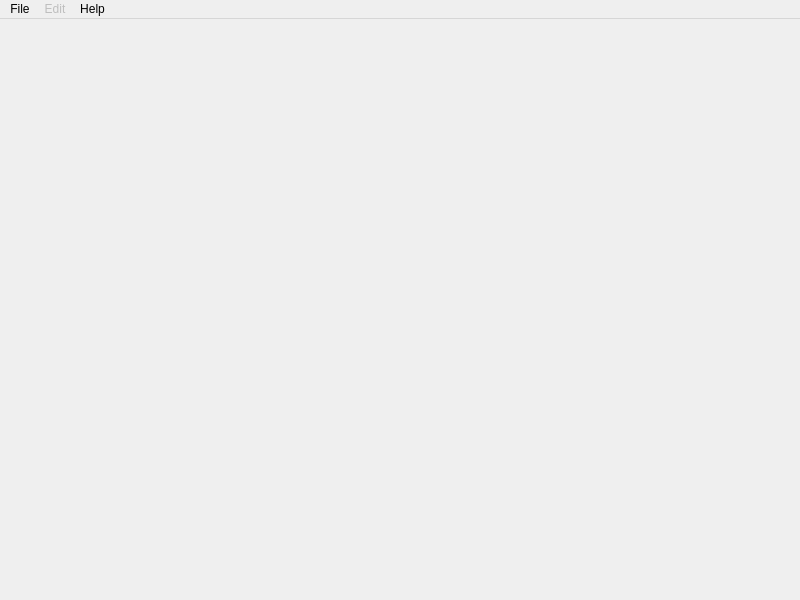
<?xml version="1.0" encoding="UTF-8"?>
<ui version="4.0">
 <class>MainWindow</class>
 <widget class="QMainWindow" name="MainWindow">
  <property name="geometry">
   <rect>
    <x>0</x>
    <y>0</y>
    <width>800</width>
    <height>600</height>
   </rect>
  </property>
  <property name="windowTitle">
   <string>Kata Tournament Runner</string>
  </property>
  <widget class="QWidget" name="centralWidget">
   <property name="sizePolicy">
    <sizepolicy hsizetype="Expanding" vsizetype="Expanding">
     <horstretch>0</horstretch>
     <verstretch>0</verstretch>
    </sizepolicy>
   </property>
   <property name="minimumSize">
    <size>
     <width>0</width>
     <height>0</height>
    </size>
   </property>
   <property name="autoFillBackground">
    <bool>true</bool>
   </property>
   <layout class="QVBoxLayout" name="verticalLayout_2">
    <property name="sizeConstraint">
     <enum>QLayout::SetNoConstraint</enum>
    </property>
    <item>
     <layout class="QVBoxLayout" name="verticalLayout">
      <property name="spacing">
       <number>10</number>
      </property>
      <property name="leftMargin">
       <number>10</number>
      </property>
      <property name="topMargin">
       <number>10</number>
      </property>
      <property name="rightMargin">
       <number>10</number>
      </property>
      <property name="bottomMargin">
       <number>10</number>
      </property>
     </layout>
    </item>
   </layout>
  </widget>
  <widget class="QMenuBar" name="menuBar">
   <property name="geometry">
    <rect>
     <x>0</x>
     <y>0</y>
     <width>800</width>
     <height>19</height>
    </rect>
   </property>
   <widget class="QMenu" name="menuHelp">
    <property name="title">
     <string>Help</string>
    </property>
    <addaction name="actionAbout"/>
   </widget>
   <widget class="QMenu" name="menuFile">
    <property name="title">
     <string>File</string>
    </property>
    <addaction name="actionNewTournament"/>
    <addaction name="separator"/>
    <addaction name="actionSave"/>
    <addaction name="actionSaveAs"/>
    <addaction name="actionOpen"/>
    <addaction name="separator"/>
    <addaction name="actionExit"/>
   </widget>
   <widget class="QMenu" name="menuEdit">
    <property name="enabled">
     <bool>false</bool>
    </property>
    <property name="title">
     <string>Edit</string>
    </property>
    <addaction name="actionEditTournament"/>
    <addaction name="actionAddParticipant"/>
   </widget>
   <addaction name="menuFile"/>
   <addaction name="menuEdit"/>
   <addaction name="menuHelp"/>
  </widget>
  <action name="actionAbout">
   <property name="text">
    <string>&amp;About</string>
   </property>
   <property name="shortcut">
    <string>Alt+F1</string>
   </property>
  </action>
  <action name="actionExit">
   <property name="text">
    <string>Exit</string>
   </property>
   <property name="shortcut">
    <string>Ctrl+Q</string>
   </property>
  </action>
  <action name="actionNewTournament">
   <property name="text">
    <string>New Tournament</string>
   </property>
   <property name="shortcut">
    <string>Ctrl+N</string>
   </property>
  </action>
  <action name="actionSave">
   <property name="text">
    <string>Save</string>
   </property>
   <property name="shortcut">
    <string>Ctrl+S</string>
   </property>
  </action>
  <action name="actionOpen">
   <property name="text">
    <string>Open</string>
   </property>
   <property name="shortcut">
    <string>Ctrl+O</string>
   </property>
  </action>
  <action name="actionSaveAs">
   <property name="text">
    <string>Save As</string>
   </property>
   <property name="shortcut">
    <string>Ctrl+Shift+S</string>
   </property>
  </action>
  <action name="actionEditTournament">
   <property name="text">
    <string>Edit Tournament</string>
   </property>
   <property name="visible">
    <bool>true</bool>
   </property>
  </action>
  <action name="actionAddParticipant">
   <property name="text">
    <string>Add Participant</string>
   </property>
  </action>
 </widget>
 <layoutdefault spacing="6" margin="11"/>
 <resources/>
 <connections>
  <connection>
   <sender>actionExit</sender>
   <signal>triggered()</signal>
   <receiver>MainWindow</receiver>
   <slot>close()</slot>
   <hints>
    <hint type="sourcelabel">
     <x>-1</x>
     <y>-1</y>
    </hint>
    <hint type="destinationlabel">
     <x>399</x>
     <y>299</y>
    </hint>
   </hints>
  </connection>
 </connections>
</ui>
